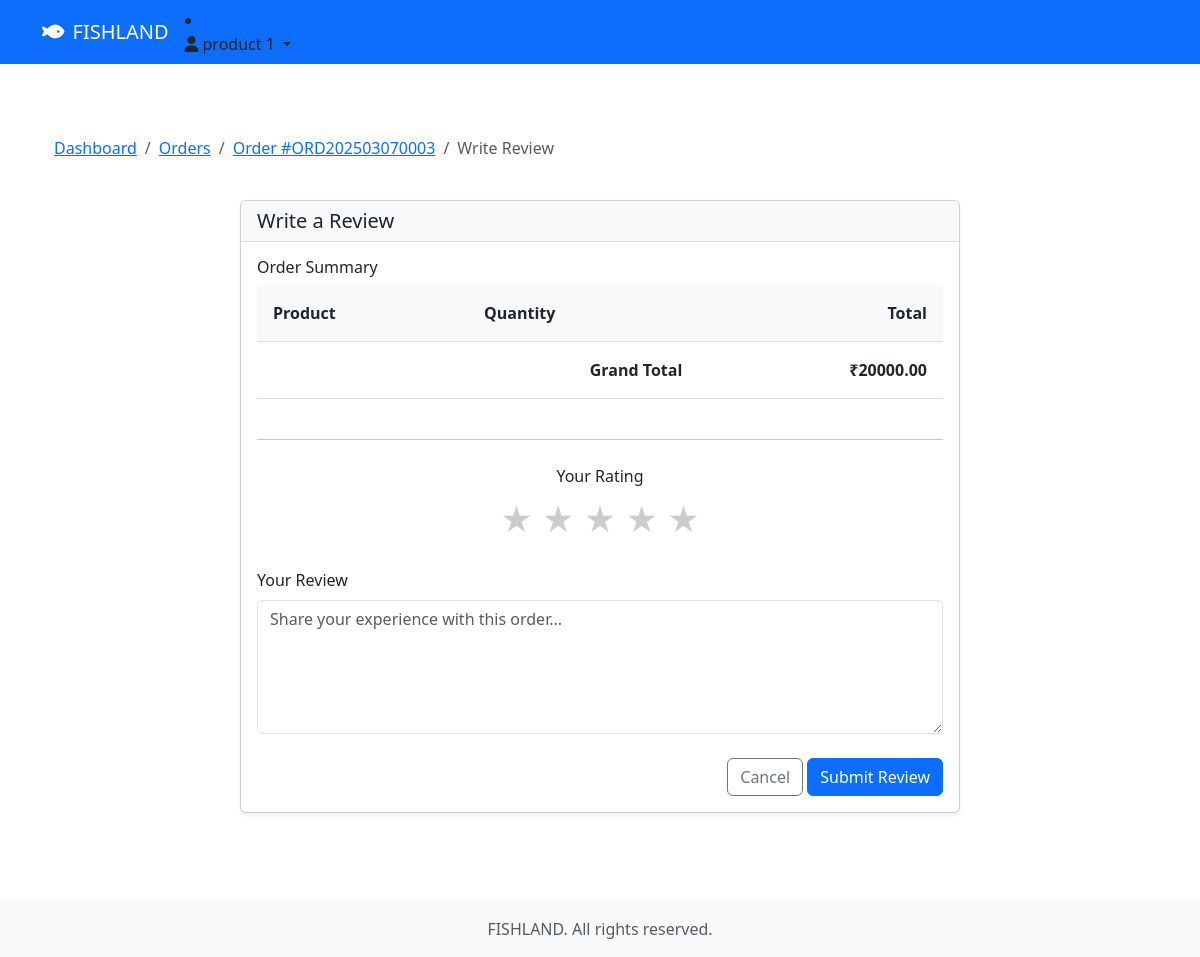
Page /buyer/orders/ORD202503070003/review/ (signed in) on the committed database.
### accounts/models.py (models this page shows, shortened)
class User(AbstractUser):
    class Role(models.TextChoices):
        ADMIN = 'ADMIN', 'Admin'
        SELLER = 'SELLER', 'Seller'
        BUYER = 'BUYER', 'Buyer'
        DELIVERY_BOY = 'DELIVERY_BOY', 'Delivery Boy'
    email = models.EmailField(_('email address'), unique=True)
    role = models.CharField(max_length=15, choices=Role.choices, default=Role.BUYER)
    phone = PhoneNumberField(blank=True)  # Renamed from phone_number
    profile_picture = models.ImageField(upload_to=get_profile_image_path, blank=True, null=True)
    company_name = models.CharField(max_length=100, blank=True)
    address = models.TextField(blank=True)
    gst_number = models.CharField(max_length=15, blank=True)
    is_verified = models.BooleanField(default=False)
    is_deleted = models.BooleanField(default=False)
    USERNAME_FIELD = 'email'
    REQUIRED_FIELDS = ['username']

### orders/models.py (models this page shows, shortened)
class Order(models.Model):
    STATUS_CHOICES = [
        ('PENDING', 'Pending'),
        ('CONFIRMED', 'Confirmed'),
        ('PROCESSING', 'Processing'),
        ('ASSIGNED_TO_DELIVERY', 'Assigned to Delivery'),
        ('OUT_FOR_DELIVERY', 'Out for Delivery'),
        ('DELIVERED', 'Delivered'),
        ('CANCELLED', 'Cancelled'),
    ]
    PAYMENT_STATUS_CHOICES = [
        ('PENDING', 'Pending'),
        ('PAID', 'Paid'),
        ('FAILED', 'Failed'),
        ('REFUNDED', 'Refunded'),
    ]
    PAYMENT_METHOD_CHOICES = [
        ('COD', 'Cash on Delivery'),
        ('ONLINE', 'Online Payment'),
    ]
    CANCELLATION_REASON_CHOICES = [
        ('OUT_OF_STOCK', 'Out of Stock'),
        ('PRICE_MISMATCH', 'Price Mismatch'),
        ('QUALITY_ISSUES', 'Quality Issues'),
        ('DELIVERY_ISSUES', 'Cannot Deliver to Location'),
        ('OTHER', 'Other'),
    ]
    user = models.ForeignKey(settings.AUTH_USER_MODEL, on_delete=models.CASCADE, related_name='orders')
    delivery_boy = models.ForeignKey('delivery.DeliveryProfile', on_delete=models.SET_NULL, null=True, blank=True, related_name='assigned_orders')
    delivery_rating = models.IntegerField(null=True, blank=True, choices=[(i, i) for i in range(1, 6)])
    delivery_feedback = models.TextField(null=True, blank=True)
    order_number = models.CharField(max_length=20, unique=True)
    delivery_address = models.ForeignKey(
        Address,
        on_delete=models.PROTECT,
        related_name='orders',
        null=True,  # Allow null for existing records
    )
    status = models.CharField(max_length=20, choices=STATUS_CHOICES, default='PENDING')
    payment_status = models.CharField(max_length=20, choices=PAYMENT_STATUS_CHOICES, default='PENDING')
    payment_method = models.CharField(max_length=20, choices=PAYMENT_METHOD_CHOICES, default='COD')
    razorpay_order_id = models.CharField(max_length=100, blank=True, null=True)
    razorpay_payment_id = models.CharField(max_length=100, blank=True, null=True)
    razorpay_signature = models.CharField(max_length=200, blank=True, null=True)
    subtotal = models.DecimalField(max_digits=10, decimal_places=2)
    delivery_fee = models.DecimalField(max_digits=10, decimal_places=2)
    total = models.DecimalField(max_digits=10, decimal_places=2)
    delivery_date = models.DateField()
    delivery_time = models.CharField(max_length=10)  # Store as HH:MM format
    delivery_assigned_at = models.DateTimeField(null=True, blank=True)
    delivery_pickup_at = models.DateTimeField(null=True, blank=True)
    delivery_completed_at = models.DateTimeField(null=True, blank=True)
    estimated_delivery_time = models.DateTimeField(null=True, blank=True)
    delivery_feedback = models.TextField(null=True, blank=True)
    delivery_rating = models.IntegerField(null=True, blank=True, choices=[(i, i) for i in range(1, 6)])
    cancellation_reason = models.CharField(max_length=20, choices=CANCELLATION_REASON_CHOICES, null=True, blank=True)
    cancellation_note = models.TextField(blank=True, null=True)
    cancelled_at = models.DateTimeField(null=True, blank=True)
    created_at = models.DateTimeField(auto_now_add=True)
    updated_at = models.DateTimeField(auto_now=True)
    confirmed_at = models.DateTimeField(null=True, blank=True)
    processing_at = models.DateTimeField(null=True, blank=True)
    out_for_delivery_at = models.DateTimeField(null=True, blank=True)
    delivered_at = models.DateTimeField(null=True, blank=True)
    @property
    def has_review(self):
        return hasattr(self, 'review')
    class Meta:
        ordering = ['-created_at']

### buyer/views.py (the view, shortened to what this page needs)
# urls.py: path('orders/<str:order_number>/review/', views.order_review, name='order_review'),
@login_required
def order_review(request, order_number):
    order = get_object_or_404(Order, order_number=order_number, user=request.user)
    if order.status != 'DELIVERED':
        messages.error(request, 'Only delivered orders can be reviewed.')
        return redirect('buyer:order_detail', order_number=order.order_number)
    if order.has_review:
        messages.error(request, 'You have already reviewed this order.')
        return redirect('buyer:order_detail', order_number=order.order_number)
    return render(request, 'buyer/order_review.html', {'order': order})

### templates/buyer/order_review.html (shortened to what this page needs)
{% extends 'shared/base.html' %}
{% load static %}
{% block content %}
<div class="container py-5">
    <div class="row">
        <div class="col-12 mb-4">
            <nav aria-label="breadcrumb">
                <ol class="breadcrumb">
                    <li class="breadcrumb-item"><a href="{% url 'buyer:dashboard' %}">Dashboard</a></li>
                    <li class="breadcrumb-item"><a href="{% url 'buyer:order_list' %}">Orders</a></li>
                    <li class="breadcrumb-item"><a href="{% url 'buyer:order_detail' order.order_number %}">Order #{{ order.order_number }}</a></li>
                    <li class="breadcrumb-item active">Write Review</li>
                </ol>
            </nav>
        </div>
        <div class="col-md-8 mx-auto">
            <div class="card">
                <div class="card-header">
                    <h5 class="mb-0">Write a Review</h5>
                </div>
                <div class="card-body">
                    <div class="mb-4">
                        <h6>Order Summary</h6>
                        <div class="table-responsive">
                            <table class="table table-sm">
                                <thead>
                                    <tr>
                                        <th>Product</th>
                                        <th>Quantity</th>
                                        <th class="text-end">Total</th>
                                    </tr>
                                </thead>
                                <tfoot>
                                    <tr>
                                        <td colspan="2" class="text-end"><strong>Grand Total</strong></td>
                                        <td class="text-end"><strong>₹{{ order.total }}</strong></td>
                                    </tr>
                                </tfoot>
                            </table>
                        </div>
                    </div>
                    <hr>
                    <form method="post" class="mt-4">
                        <div class="mb-4 text-center">
                            <label class="form-label d-block">Your Rating</label>
                            <div class="star-rating" data-rating="0">
                                <span class="star" data-value="1">★</span>
                                <span class="star" data-value="2">★</span>
                                <span class="star" data-value="3">★</span>
                                <span class="star" data-value="4">★</span>
                                <span class="star" data-value="5">★</span>
                            </div>
                        </div>
                        <div class="mb-4">
                            <label for="comment" class="form-label">Your Review</label>
                            <textarea name="comment" id="comment" rows="5" class="form-control"
                                      placeholder="Share your experience with this order..."></textarea>
                        </div>
                        <div class="text-end">
                            <a href="{% url 'buyer:order_detail' order.order_number %}" class="btn btn-outline-secondary">Cancel</a>
                            <button type="submit" class="btn btn-primary">Submit Review</button>
                        </div>
                    </form>
                </div>
            </div>
        </div>
    </div>
</div>
{% endblock %}

### templates/shared/base.html (shortened to what this page needs)
<!DOCTYPE html>
<html lang="en">
<head>
    <link href="https://cdn.jsdelivr.net/npm/bootstrap@5.3.0/dist/css/bootstrap.min.css" rel="stylesheet">
    {% load static %}
    <link href="{% static 'css/style.css' %}" rel="stylesheet">
    <link href="{% static 'css/orders.css' %}" rel="stylesheet">
    <link href="https://cdnjs.cloudflare.com/ajax/libs/font-awesome/6.0.0/css/all.min.css" rel="stylesheet">
</head>
<body>
    <nav class="navbar navbar-expand-lg navbar-dark bg-primary">
        <div class="container">
            <a class="navbar-brand" href="/">
                <i class="fas fa-fish me-2"></i>FISHLAND
            </a>
            <div class="collapse navbar-collapse" id="navbarNav">
                {% if user.is_authenticated %}
                    {% if user.role == 'ADMIN' %}
                        {% include 'admin/includes/nav.html' %}
                    {% elif user.role == 'SELLER' %}
                        {% include 'seller/includes/nav.html' %}
                    {% else %}
                        <li class="nav-item dropdown">
                            <a class="nav-link dropdown-toggle" href="#" id="userDropdown" role="button"
                               data-bs-toggle="dropdown" aria-expanded="false">
                                <i class="fas fa-user me-1"></i>{{ user.get_full_name|default:user.email }}
                            </a>
                        </li>
                    {% endif %}
                {% endif %}
            </div>
        </div>
    </nav>
    <main class="py-4">
        <div class="container">
            <div class="main-content">
                {% block content %}{% endblock %}
            </div>
        </div>
    </main>
    <footer class="footer bg-light mt-auto py-3">
        <div class="container text-center">
            <span class="text-muted"> FISHLAND. All rights reserved.</span>
        </div>
    </footer>
</body>
</html>

### static/css/style.css (style rules this page uses)
body { min-height: 100vh; display: flex; flex-direction: column; }
main { flex: 1; }
.navbar-brand i { color: #fff; }
.card { box-shadow: 0 0.125rem 0.25rem rgba(0, 0, 0, 0.075); margin-bottom: 1rem; }
.card-header { background-color: #f8f9fa; border-bottom: 1px solid rgba(0, 0, 0, 0.125); }
.table th { font-weight: 600; background-color: #f8f9fa; }
.table td { vertical-align: middle; }
.form-label { font-weight: 500; }

### static/css/orders.css (style rules this page uses)
.form-label { font-weight: 500; }
.table > :not(caption) > * > * { padding: 1rem; }
.star-rating { color: #ffd700; font-size: 1.2em; }

### templates/buyer/order_review.html (style rules this page uses)
.star-rating { font-size: 2em; color: #ffd700; cursor: pointer; }
.star-rating .star { display: inline-block; transition: transform 0.2s; }
.star-rating[data-rating="0"] .star { color: #ccc; }

### rows in the picture
User: get_full_name "product 1"
Order: order_number "ORD202503070003", total "20000.00"
